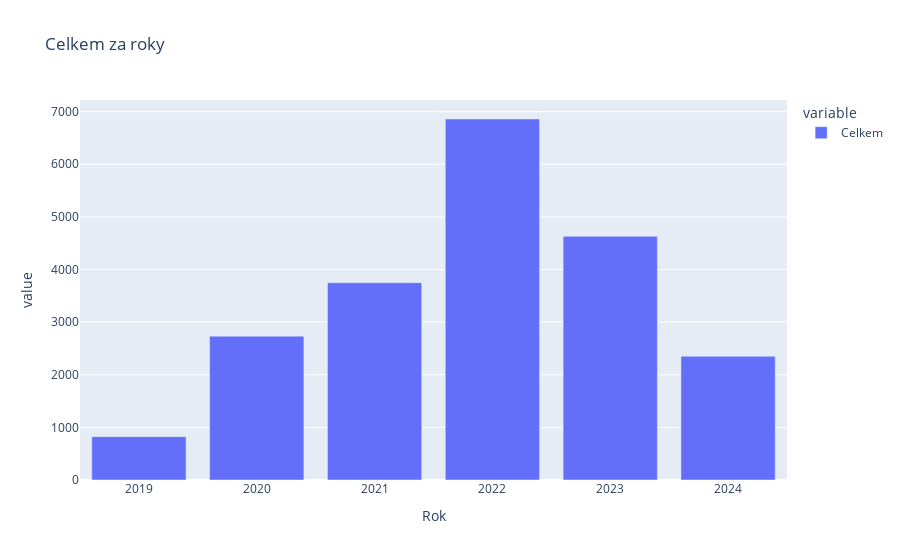

The notebook cell this image was saved under:
### Code cell
df2[["Rok", "Celkem"]].groupby(["Rok"]).sum().plot.bar(barmode='group', title = "Celkem za roky")

### Figure 1 — Plotly figure (JSON) as saved in the notebook; plotly's stock layout.template omitted (floating-point values rounded to 4 significant figures)
{"data": [{"alignmentgroup": "True", "hovertemplate": "variable=Celkem<br>Rok=%{x}<br>value=%{y}<extra></extra>", "legendgroup": "Celkem", "marker": {"color": "#636efa", "pattern": {"shape": ""}}, "name": "Celkem", "offsetgroup": "Celkem", "orientation": "v", "showlegend": true, "textposition": "auto", "type": "bar", "x": [2019, 2020, 2021, 2022, 2023, 2024], "xaxis": "x", "y": [824, 2734, 3748, 6860, 4630, 2352], "yaxis": "y"}], "layout": {"barmode": "group", "legend": {"title": {"text": "variable"}, "tracegroupgap": 0}, "title": {"text": "Celkem za roky"}, "xaxis": {"anchor": "y", "domain": [0, 1], "title": {"text": "Rok"}}, "yaxis": {"anchor": "x", "domain": [0, 1], "title": {"text": "value"}}}}
